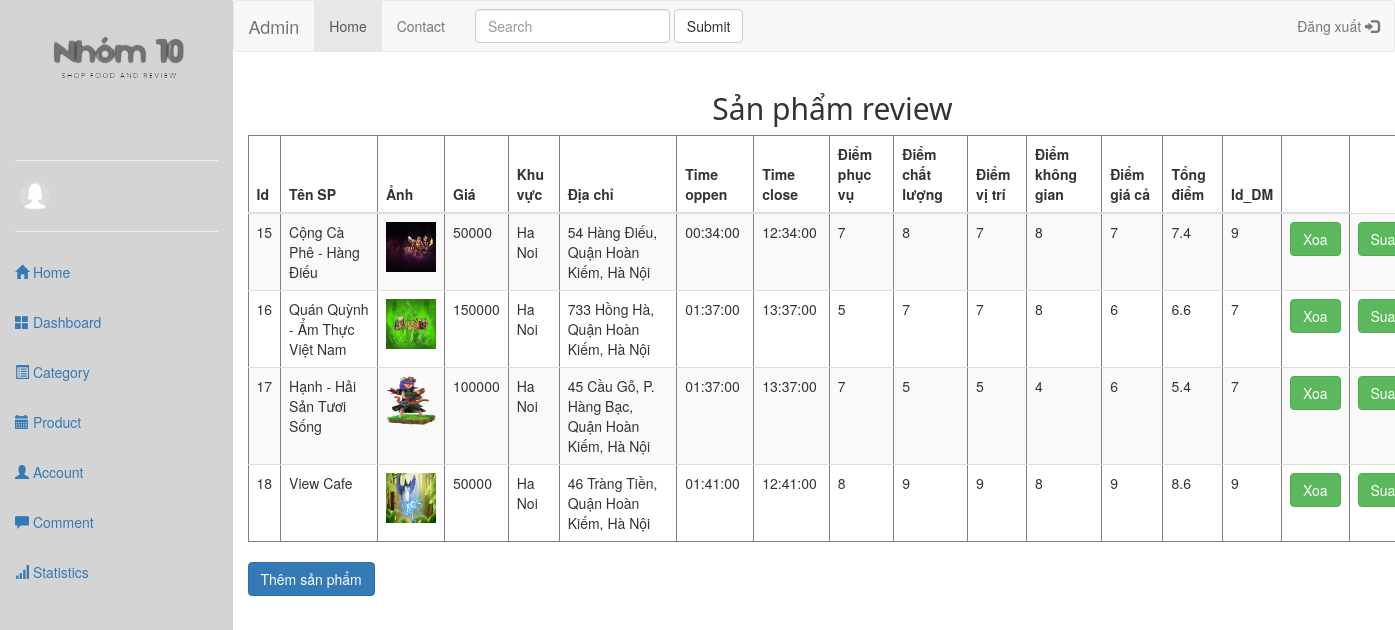
Screenshot of /admin/index.php?act=viewsp (signed in) with the database file from the repository.
### tables this page shows
CREATE TABLE `spreview` (
  `id` int(11) NOT NULL,
  `tensp` varchar(100) NOT NULL,
  `anh` varchar(100) NOT NULL,
  `gia` float NOT NULL,
  `khuvuc` varchar(50) NOT NULL,
  `diachi` varchar(100) NOT NULL,
  `opentime` time NOT NULL,
  `closetime` time NOT NULL,
  `diemphucvu` float NOT NULL,
  `diemchatluong` float NOT NULL,
  `diemvitri` float NOT NULL,
  `diemkhonggia` float NOT NULL,
  `diemgiaca` float NOT NULL,
  `tongdiem` float DEFAULT NULL,
  `iddm` int(11) NOT NULL
);

### model/pdo.php (called while the page is built, shortened)
<?php
function pdo_get_connection(){
    $dburl = "mysql:host=localhost;dbname=duan1;charset=utf8";
    $username = 'root';
    $password = '';
    $conn = new PDO($dburl, $username, $password);
    $conn->setAttribute(PDO::ATTR_ERRMODE, PDO::ERRMODE_EXCEPTION);
    return $conn;
}
function pdo_query($sql){
    $sql_args = array_slice(func_get_args(), 1);
    try{
        $conn = pdo_get_connection();
        $stmt = $conn->prepare($sql);
        $stmt->execute($sql_args);
        $rows = $stmt->fetchAll();
        return $rows;
    }
    catch(PDOException $e){
        throw $e;
    }
    finally{
        unset($conn);
    }
}

### model/sanpham.php (called while the page is built, shortened)
<?php
    function load_sp_admin(){
        $sql = "select * from spReview";
        $resufl = pdo_query($sql);
        return $resufl;
    }
    ?>

### admin/admin_review/sanpham/view.php (the view)
<div class="container">
    <div class="row">
    <h2 style="font-family: 'Segoe UI', Tahoma, Geneva, Verdana, sans-serif;" class="text-center">Sản phẩm review</h2>
        <table class="table table-striped table-hover" border="1">
            <thead>
                <tr>
                    <th>Id</th>
                    <th>Tên SP</th>
                    <th>Ảnh </th>
                    <th>Giá </th>
                    <th>Khu vực</th>
                    <th>Địa chỉ</th>
                    <th>Time oppen</th>
                    <th>Time close</th>
                    <th>Điểm phục vụ</th>
                    <th>Điểm chất lượng</th>
                    <th>Điểm vị trí</th>
                    <th>Điểm không gian</th>
                    <th>Điểm giá cả</th>
                    <th>Tổng điểm</th>
                    <th>Id_DM</th>
                    <th></th>
                </tr>
            </thead>
            <tbody>
                <?php
                    foreach ($rows as $key => $value) {
                ?>
                <tr>
                    <td><?php echo $value['id'] ?></td>
                    <td><?php echo $value['tensp'] ?></td>
                    <td><img src="admin_review/sanpham/img/<?php echo $value['anh']; ?>" alt="" width="50" height="50"></td>
                    <td><?php echo $value['gia'] ?></td>
                    <td><?php echo $value['khuvuc'] ?></td>
                    <td><?php echo $value['diachi'] ?></td>
                    <td><?php echo $value['opentime'] ?></td>
                    <td><?php echo $value['closetime'] ?></td>
                    <td><?php echo $value['diemphucvu'] ?></td>
                    <td><?php echo $value['diemchatluong'] ?></td>
                    <td><?php echo $value['diemvitri'] ?></td>
                    <td><?php echo $value['diemkhonggia'] ?></td>
                    <td><?php echo $value['diemgiaca'] ?></td>
                    <td><?php echo $value['tongdiem'] ?></td>
                    <td><?php echo $value['iddm'] ?></td>
                    <td><a href="index.php?act=xoasp&&id=<?php echo $value['id'] ?>" class="btn btn-success">Xoa</a></td>
                    <td><a href="" class="btn btn-success">Sua</a></td>
                </tr>
                <?php } ?>
            </tbody>
        </table>
        <a href="index.php?act=addsp" class="btn btn-primary">Thêm sản phẩm</a>
    </div>
</div>

### admin/index.php (shortened to what this page needs)
<!DOCTYPE html>
<html lang="en">
<head>
    <link rel="stylesheet" href="https://maxcdn.bootstrapcdn.com/bootstrap/3.4.1/css/bootstrap.min.css">
</head>
<body>
    <div class="container-fluid">
        <div class="row">
            <div class="col-xs-2 col-sm-2 col-md-2 col-lg-2 menu">
                <div class="row">
                    <div class="banner">
                        <img src="../image/White_Black_Friday_Sale_Modern_Canvas_Banner-removebg-preview.png" class="img-responsive" alt="Image">
                    </div>
                </div> <hr>
                <div class="row" class="name">
                    <img src="../image/user-default-female.png" alt="" class="admin">
                </div> <hr>
               <div class="row">
                    <ul class="nav flex-column">
                        <li class="nav-item">
                            <a class="nav-link active" href="index.php?act=home">
                            <span class="glyphicon glyphicon-home" aria-hidden="true"></span>
                             Home</a>
                            </li>
                        <li class="nav-item">
                            <a class="nav-link active" href="#">
                            <span class="glyphicon glyphicon-th-large" aria-hidden="true"></span>
                            Dashboard</a>
                        </li>
                        <li class="nav-item">
                            <a class="nav-link" href="index.php?act=viewdm">
                            <span class="glyphicon glyphicon-list-alt" aria-hidden="true"></span>
                            Category</a>
                        </li>
                        <li class="nav-item">
                            <a class="nav-link" href="index.php?act=viewsp">
                            <span class="glyphicon glyphicon-calendar" aria-hidden="true"></span>
                            Product</a>
                        </li>
                        <li class="nav-item">
                            <a class="nav-link disabled" href="index.php?act=taikhoan">
                            <span class="glyphicon glyphicon-user" aria-hidden="true"></span>
                            Account</a>
                            </li>
                        <li class="nav-item">
                            <a class="nav-link disabled" href="index.php?act=comment">
                            <span class="glyphicon glyphicon-comment" aria-hidden="true"></span>
                            Comment</a>
                        </li>
                        <li class="nav-item">
                            <a class="nav-link disabled" href="index.php?act=thongke">
                            <span class="glyphicon glyphicon-signal" aria-hidden="true"></span>
                            Statistics</a>
                        </li>
                    </ul>
                </div>
            </div>
            <div class="col-xs-10 col-sm-10 col-md-10 col-lg-10 home">
            <div class="row">
                <nav class="navbar navbar-default" role="navigation">
                    <div class="navbar-header">
                        <a class="navbar-brand" href="#">Admin</a>
                    </div>
                    <div class="collapse navbar-collapse navbar-ex1-collapse">
                        <ul class="nav navbar-nav">
                            <li class="active"><a href="#">Home</a></li>
                            <li><a href="#">Contact</a></li>
                        </ul>
                        <form class="navbar-form navbar-left" role="search">
                            <div class="form-group">
                                <input type="text" class="form-control" placeholder="Search">
                            </div>
                            <button type="submit" class="btn btn-default">Submit</button>
                        </form>
                        <ul class="nav navbar-nav navbar-right">
                            <?php
                                if(isset($_SESSION['user'])){
                                    echo "<li><a href='../indexAll.php?act=dangxuat'>Đăng xuất <span class='glyphicon glyphicon-log-in' aria-hidden='true'></span></a></li>";
                                }
                            ?>
                    </ul>
                    </div>
                </nav>
            </div>
            <?php
                include "header.php";
            ?>
            </div>
        </div>
    </div>
</body>
</html>

### admin/header.php (shortened to what this page needs)
<?php
                include "../model/pdo.php";
                include "../model/sanpham.php";
                if(isset($_GET['act'])){
                    $act = $_GET['act'];
                    switch ($act) {
                        case 'viewsp':
                            $rows = load_sp_admin();
                            include "../admin/admin_review/sanpham/view.php";
                            break;
                    }
                }else{
                    include "home.php";
                }
            ?>

### admin/index.php (style rules this page uses)
.container-fluid { height: 100%; }
.menu { background-color: rgb(212, 212, 212); height: 1000px; }
.home { background-color: #fff; height: 1000px; }
.banner { height: 130px; }
.banner img { margin-top: 10px; }
.flex-column li a { padding: 50px; min-height: 50px; }
.admin { border-radius: 50%; width: 30px; height: 30px; margin-left: 20px; }

### rows the page displays
spreview: id "15", tensp "Cộng Cà Phê - Hàng Điếu", anh (picture), gia "50000", khuvuc "Ha Noi", diachi "54 Hàng Điếu, Quận Hoàn Kiếm, Hà Nội", opentime "00:34:00", closetime "12:34:00", diemphucvu "7", diemchatluong "8", diemvitri "7", diemkhonggia "8", diemgiaca "7", tongdiem "7.4", iddm "9"
spreview: id "16", tensp "Quán Quỳnh - Ẩm Thực Việt Nam", anh (picture), gia "150000", khuvuc "Ha Noi", diachi "733 Hồng Hà, Quận Hoàn Kiếm, Hà Nội", opentime "01:37:00", closetime "13:37:00", diemphucvu "5", diemchatluong "7", diemvitri "7", diemkhonggia "8", diemgiaca "6", tongdiem "6.6", iddm "7"
spreview: id "17", tensp "Hạnh - Hải Sản Tươi Sống", anh (picture), gia "100000", khuvuc "Ha Noi", diachi "45 Cầu Gỗ, P. Hàng Bạc, Quận Hoàn Kiếm, Hà Nội", opentime "01:37:00", closetime "13:37:00", diemphucvu "7", diemchatluong "5", diemvitri "5", diemkhonggia "4", diemgiaca "6", tongdiem "5.4", iddm "7"
spreview: id "18", tensp "View Cafe", anh (picture), gia "50000", khuvuc "Ha Noi", diachi "46 Tràng Tiền, Quận Hoàn Kiếm, Hà Nội", opentime "01:41:00", closetime "12:41:00", diemphucvu "8", diemchatluong "9", diemvitri "9", diemkhonggia "8", diemgiaca "9", tongdiem "8.6", iddm "9"
